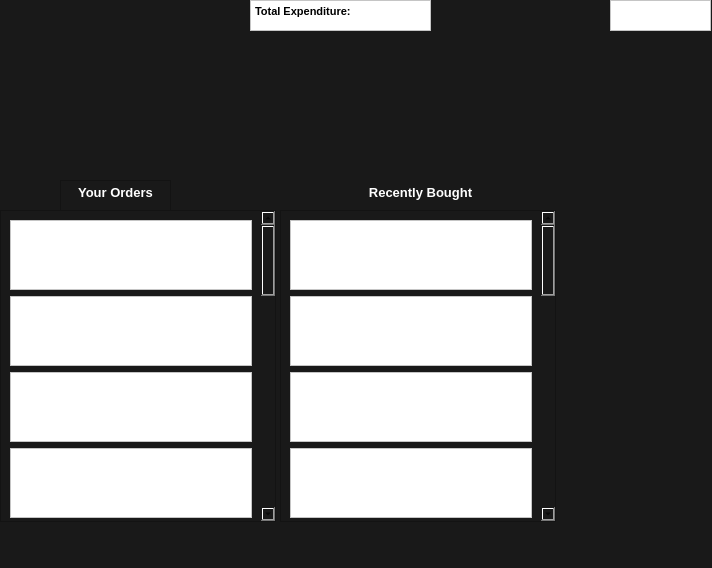
<?xml version="1.0" encoding="UTF-8"?>
<ui version="4.0">
 <class>MainMainWindow</class>
 <widget class="QMainWindow" name="MainMainWindow">
  <property name="geometry">
   <rect>
    <x>0</x>
    <y>0</y>
    <width>712</width>
    <height>568</height>
   </rect>
  </property>
  <property name="windowTitle">
   <string>MainWindow</string>
  </property>
  <property name="styleSheet">
   <string notr="true">background-color: rgb(25, 25, 25);</string>
  </property>
  <widget class="QWidget" name="centralwidget">
   <widget class="QTextBrowser" name="Daysfraction">
    <property name="geometry">
     <rect>
      <x>610</x>
      <y>0</y>
      <width>101</width>
      <height>31</height>
     </rect>
    </property>
    <property name="styleSheet">
     <string notr="true">color: rgb(0,0,0);
background-color: rgb(255,255,255);
font: 8pt &quot;Leelawadee&quot;;
</string>
    </property>
    <property name="html">
     <string>&lt;!DOCTYPE HTML PUBLIC &quot;-//W3C//DTD HTML 4.0//EN&quot; &quot;http://www.w3.org/TR/REC-html40/strict.dtd&quot;&gt;
&lt;html&gt;&lt;head&gt;&lt;meta name=&quot;qrichtext&quot; content=&quot;1&quot; /&gt;&lt;style type=&quot;text/css&quot;&gt;
p, li { white-space: pre-wrap; }
&lt;/style&gt;&lt;/head&gt;&lt;body style=&quot; font-family:'Leelawadee'; font-size:8pt; font-weight:400; font-style:normal;&quot;&gt;
&lt;p style=&quot;-qt-paragraph-type:empty; margin-top:0px; margin-bottom:0px; margin-left:0px; margin-right:0px; -qt-block-indent:0; text-indent:0px; font-family:'MS Shell Dlg 2'; font-size:8.25pt;&quot;&gt;&lt;br /&gt;&lt;/p&gt;&lt;/body&gt;&lt;/html&gt;</string>
    </property>
   </widget>
   <widget class="QScrollArea" name="orderscrolla">
    <property name="geometry">
     <rect>
      <x>0</x>
      <y>210</y>
      <width>276</width>
      <height>312</height>
     </rect>
    </property>
    <property name="styleSheet">
     <string notr="true">

</string>
    </property>
    <property name="widgetResizable">
     <bool>true</bool>
    </property>
    <widget class="QWidget" name="scrollAreaWidgetContents">
     <property name="geometry">
      <rect>
       <x>0</x>
       <y>0</y>
       <width>257</width>
       <height>1244</height>
      </rect>
     </property>
     <layout class="QVBoxLayout" name="verticalLayout">
      <item>
       <widget class="QTextBrowser" name="t1">
        <property name="styleSheet">
         <string notr="true">color: rgb(0,0,0);
background-color: rgb(255,255,255);
font: 8pt &quot;Leelawadee&quot;
</string>
        </property>
       </widget>
      </item>
      <item>
       <widget class="QTextBrowser" name="t2">
        <property name="styleSheet">
         <string notr="true">color: rgb(0,0,0);
background-color: rgb(255,255,255);
font: 8pt &quot;Leelawadee&quot;;
</string>
        </property>
       </widget>
      </item>
      <item>
       <widget class="QTextBrowser" name="t3">
        <property name="styleSheet">
         <string notr="true">color: rgb(0,0,0);
background-color: rgb(255,255,255);
font: 8pt &quot;Leelawadee&quot;;
</string>
        </property>
       </widget>
      </item>
      <item>
       <widget class="QTextBrowser" name="t4">
        <property name="styleSheet">
         <string notr="true">color: rgb(0,0,0);
background-color: rgb(255,255,255);
font: 8pt &quot;Leelawadee&quot;;
</string>
        </property>
       </widget>
      </item>
      <item>
       <widget class="QTextBrowser" name="t5">
        <property name="styleSheet">
         <string notr="true">color: rgb(0,0,0);
background-color: rgb(255,255,255);
font: 8pt &quot;Leelawadee&quot;;
</string>
        </property>
       </widget>
      </item>
      <item>
       <widget class="QTextBrowser" name="t6">
        <property name="styleSheet">
         <string notr="true">color: rgb(0,0,0);
background-color: rgb(255,255,255);
font: 8pt &quot;Leelawadee&quot;;
</string>
        </property>
       </widget>
      </item>
      <item>
       <widget class="QTextBrowser" name="t7">
        <property name="styleSheet">
         <string notr="true">color: rgb(0,0,0);
background-color: rgb(255,255,255);
font: 8pt &quot;Leelawadee&quot;;
</string>
        </property>
       </widget>
      </item>
      <item>
       <widget class="QTextBrowser" name="t8">
        <property name="styleSheet">
         <string notr="true">color: rgb(0,0,0);
background-color: rgb(255,255,255);
font: 8pt &quot;Leelawadee&quot;;
</string>
        </property>
       </widget>
      </item>
      <item>
       <widget class="QTextBrowser" name="t9">
        <property name="styleSheet">
         <string notr="true">color: rgb(0,0,0);
background-color: rgb(255,255,255);
font: 8pt &quot;Leelawadee&quot;;
</string>
        </property>
       </widget>
      </item>
      <item>
       <widget class="QTextBrowser" name="t10">
        <property name="styleSheet">
         <string notr="true">color: rgb(0,0,0);
background-color: rgb(255,255,255);
font: 8pt &quot;Leelawadee&quot;;
</string>
        </property>
       </widget>
      </item>
      <item>
       <widget class="QTextBrowser" name="t11">
        <property name="styleSheet">
         <string notr="true">color: rgb(0,0,0);
background-color: rgb(255,255,255);
font: 8pt &quot;Leelawadee&quot;;
</string>
        </property>
       </widget>
      </item>
      <item>
       <widget class="QTextBrowser" name="t12">
        <property name="styleSheet">
         <string notr="true">color: rgb(0,0,0);
background-color: rgb(255,255,255);
font: 8pt &quot;Leelawadee&quot;;
</string>
        </property>
       </widget>
      </item>
      <item>
       <widget class="QTextBrowser" name="t13">
        <property name="styleSheet">
         <string notr="true">color: rgb(0,0,0);
background-color: rgb(255,255,255);
font: 8pt &quot;Leelawadee&quot;;
</string>
        </property>
       </widget>
      </item>
      <item>
       <widget class="QTextBrowser" name="t14">
        <property name="styleSheet">
         <string notr="true">color: rgb(0,0,0);
background-color: rgb(255,255,255);
font: 8pt &quot;Leelawadee&quot;;
</string>
        </property>
       </widget>
      </item>
      <item>
       <widget class="QTextBrowser" name="t15">
        <property name="styleSheet">
         <string notr="true">color: rgb(0,0,0);
background-color: rgb(255,255,255);
font: 8pt &quot;Leelawadee&quot;;
</string>
        </property>
       </widget>
      </item>
      <item>
       <widget class="QTextBrowser" name="t16">
        <property name="styleSheet">
         <string notr="true">color: rgb(0,0,0);
background-color: rgb(255,255,255);
font: 8pt &quot;Leelawadee&quot;;
</string>
        </property>
       </widget>
      </item>
     </layout>
    </widget>
   </widget>
   <widget class="QTextBrowser" name="Totalexpend">
    <property name="geometry">
     <rect>
      <x>250</x>
      <y>0</y>
      <width>181</width>
      <height>31</height>
     </rect>
    </property>
    <property name="styleSheet">
     <string notr="true">color: rgb(0,0,0);
background-color: rgb(255,255,255);
font: 8pt &quot;Leelawadee&quot;;
</string>
    </property>
    <property name="html">
     <string>&lt;!DOCTYPE HTML PUBLIC &quot;-//W3C//DTD HTML 4.0//EN&quot; &quot;http://www.w3.org/TR/REC-html40/strict.dtd&quot;&gt;
&lt;html&gt;&lt;head&gt;&lt;meta name=&quot;qrichtext&quot; content=&quot;1&quot; /&gt;&lt;style type=&quot;text/css&quot;&gt;
p, li { white-space: pre-wrap; }
&lt;/style&gt;&lt;/head&gt;&lt;body style=&quot; font-family:'Leelawadee'; font-size:8pt; font-weight:400; font-style:normal;&quot;&gt;
&lt;p style=&quot; margin-top:0px; margin-bottom:0px; margin-left:0px; margin-right:0px; -qt-block-indent:0; text-indent:0px;&quot;&gt;&lt;span style=&quot; font-family:'MS Shell Dlg 2'; font-size:8.25pt; font-weight:600;&quot;&gt;Total Expenditure:&lt;/span&gt;&lt;/p&gt;&lt;/body&gt;&lt;/html&gt;</string>
    </property>
   </widget>
   <widget class="QScrollArea" name="searchscrolla">
    <property name="geometry">
     <rect>
      <x>280</x>
      <y>210</y>
      <width>276</width>
      <height>312</height>
     </rect>
    </property>
    <property name="widgetResizable">
     <bool>true</bool>
    </property>
    <widget class="QWidget" name="scrollAreaWidgetContents_2">
     <property name="geometry">
      <rect>
       <x>0</x>
       <y>0</y>
       <width>257</width>
       <height>1244</height>
      </rect>
     </property>
     <layout class="QVBoxLayout" name="verticalLayout_2">
      <item>
       <widget class="QTextBrowser" name="t18">
        <property name="styleSheet">
         <string notr="true">color: rgb(0,0,0);
background-color: rgb(255,255,255);
font: 8pt &quot;Leelawadee&quot;;
</string>
        </property>
       </widget>
      </item>
      <item>
       <widget class="QTextBrowser" name="t19">
        <property name="styleSheet">
         <string notr="true">color: rgb(0,0,0);
background-color: rgb(255,255,255);
font: 8pt &quot;Leelawadee&quot;;
</string>
        </property>
       </widget>
      </item>
      <item>
       <widget class="QTextBrowser" name="t20">
        <property name="styleSheet">
         <string notr="true">color: rgb(0,0,0);
background-color: rgb(255,255,255);
font: 8pt &quot;Leelawadee&quot;;
</string>
        </property>
       </widget>
      </item>
      <item>
       <widget class="QTextBrowser" name="t22">
        <property name="styleSheet">
         <string notr="true">color: rgb(0,0,0);
background-color: rgb(255,255,255);
font: 8pt &quot;Leelawadee&quot;;
</string>
        </property>
       </widget>
      </item>
      <item>
       <widget class="QTextBrowser" name="t23">
        <property name="styleSheet">
         <string notr="true">color: rgb(0,0,0);
background-color: rgb(255,255,255);
font: 8pt &quot;Leelawadee&quot;;
</string>
        </property>
       </widget>
      </item>
      <item>
       <widget class="QTextBrowser" name="t24">
        <property name="styleSheet">
         <string notr="true">color: rgb(0,0,0);
background-color: rgb(255,255,255);
font: 8pt &quot;Leelawadee&quot;;
</string>
        </property>
       </widget>
      </item>
      <item>
       <widget class="QTextBrowser" name="t25">
        <property name="styleSheet">
         <string notr="true">color: rgb(0,0,0);
background-color: rgb(255,255,255);
font: 8pt &quot;Leelawadee&quot;;
</string>
        </property>
       </widget>
      </item>
      <item>
       <widget class="QTextBrowser" name="t26">
        <property name="styleSheet">
         <string notr="true">color: rgb(0,0,0);
background-color: rgb(255,255,255);
font: 8pt &quot;Leelawadee&quot;;
</string>
        </property>
       </widget>
      </item>
      <item>
       <widget class="QTextBrowser" name="t27">
        <property name="styleSheet">
         <string notr="true">color: rgb(0,0,0);
background-color: rgb(255,255,255);
font: 8pt &quot;Leelawadee&quot;;
</string>
        </property>
       </widget>
      </item>
      <item>
       <widget class="QTextBrowser" name="t28">
        <property name="styleSheet">
         <string notr="true">color: rgb(0,0,0);
background-color: rgb(255,255,255);
font: 8pt &quot;Leelawadee&quot;;
</string>
        </property>
       </widget>
      </item>
      <item>
       <widget class="QTextBrowser" name="t29">
        <property name="styleSheet">
         <string notr="true">color: rgb(0,0,0);
background-color: rgb(255,255,255);
font: 8pt &quot;Leelawadee&quot;;
</string>
        </property>
       </widget>
      </item>
      <item>
       <widget class="QTextBrowser" name="t30">
        <property name="styleSheet">
         <string notr="true">color: rgb(0,0,0);
background-color: rgb(255,255,255);
font: 8pt &quot;Leelawadee&quot;;
</string>
        </property>
       </widget>
      </item>
      <item>
       <widget class="QTextBrowser" name="t31">
        <property name="styleSheet">
         <string notr="true">color: rgb(0,0,0);
background-color: rgb(255,255,255);
font: 8pt &quot;Leelawadee&quot;;
</string>
        </property>
       </widget>
      </item>
      <item>
       <widget class="QTextBrowser" name="t32">
        <property name="styleSheet">
         <string notr="true">color: rgb(0,0,0);
background-color: rgb(255,255,255);
font: 8pt &quot;Leelawadee&quot;;
</string>
        </property>
       </widget>
      </item>
      <item>
       <widget class="QTextBrowser" name="t33">
        <property name="styleSheet">
         <string notr="true">color: rgb(0,0,0);
background-color: rgb(255,255,255);
font: 8pt &quot;Leelawadee&quot;;
</string>
        </property>
       </widget>
      </item>
      <item>
       <widget class="QTextBrowser" name="t34">
        <property name="styleSheet">
         <string notr="true">color: rgb(0,0,0);
background-color: rgb(255,255,255);
font: 8pt &quot;Leelawadee&quot;;
</string>
        </property>
       </widget>
      </item>
     </layout>
    </widget>
   </widget>
   <widget class="QTextBrowser" name="OrdersDisplay">
    <property name="geometry">
     <rect>
      <x>60</x>
      <y>180</y>
      <width>111</width>
      <height>31</height>
     </rect>
    </property>
    <property name="styleSheet">
     <string notr="true">color: rgb(255, 255, 255);
background-color: rgb(25, 25, 25);
border-color:rgb(25,25,25);

font: 8pt &quot;Leelawadee&quot;;

</string>
    </property>
    <property name="html">
     <string>&lt;!DOCTYPE HTML PUBLIC &quot;-//W3C//DTD HTML 4.0//EN&quot; &quot;http://www.w3.org/TR/REC-html40/strict.dtd&quot;&gt;
&lt;html&gt;&lt;head&gt;&lt;meta name=&quot;qrichtext&quot; content=&quot;1&quot; /&gt;&lt;style type=&quot;text/css&quot;&gt;
p, li { white-space: pre-wrap; }
&lt;/style&gt;&lt;/head&gt;&lt;body style=&quot; font-family:'Leelawadee'; font-size:8pt; font-weight:400; font-style:normal;&quot;&gt;
&lt;p align=&quot;center&quot; style=&quot; margin-top:0px; margin-bottom:0px; margin-left:0px; margin-right:0px; -qt-block-indent:0; text-indent:0px;&quot;&gt;&lt;span style=&quot; font-family:'MS Shell Dlg 2'; font-size:10pt; font-weight:600;&quot;&gt;Your Orders&lt;/span&gt;&lt;/p&gt;&lt;/body&gt;&lt;/html&gt;</string>
    </property>
   </widget>
   <widget class="QTextBrowser" name="SearchDisplay">
    <property name="geometry">
     <rect>
      <x>360</x>
      <y>180</y>
      <width>121</width>
      <height>31</height>
     </rect>
    </property>
    <property name="styleSheet">
     <string notr="true">color: rgb(255, 255, 255);
background-color: rgba(25,25,25,0);
font: 8pt &quot;Leelawadee&quot;;
</string>
    </property>
    <property name="html">
     <string>&lt;!DOCTYPE HTML PUBLIC &quot;-//W3C//DTD HTML 4.0//EN&quot; &quot;http://www.w3.org/TR/REC-html40/strict.dtd&quot;&gt;
&lt;html&gt;&lt;head&gt;&lt;meta name=&quot;qrichtext&quot; content=&quot;1&quot; /&gt;&lt;style type=&quot;text/css&quot;&gt;
p, li { white-space: pre-wrap; }
&lt;/style&gt;&lt;/head&gt;&lt;body style=&quot; font-family:'Leelawadee'; font-size:8pt; font-weight:400; font-style:normal;&quot;&gt;
&lt;p align=&quot;center&quot; style=&quot; margin-top:0px; margin-bottom:0px; margin-left:0px; margin-right:0px; -qt-block-indent:0; text-indent:0px;&quot;&gt;&lt;span style=&quot; font-size:10pt; font-weight:600;&quot;&gt;Recently Bought&lt;/span&gt;&lt;/p&gt;&lt;/body&gt;&lt;/html&gt;</string>
    </property>
   </widget>
  </widget>
  <widget class="QMenuBar" name="menubar">
   <property name="geometry">
    <rect>
     <x>0</x>
     <y>0</y>
     <width>712</width>
     <height>21</height>
    </rect>
   </property>
  </widget>
  <widget class="QStatusBar" name="statusbar"/>
 </widget>
 <resources/>
 <connections/>
</ui>
